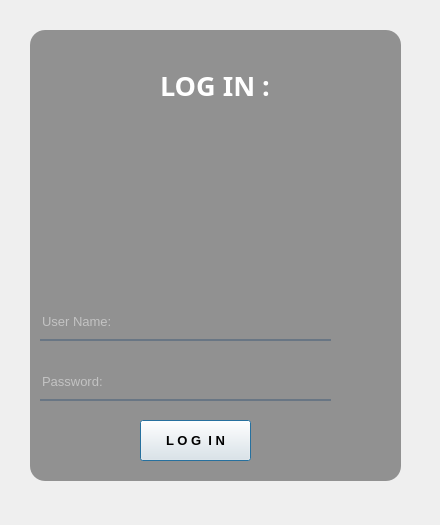
<?xml version="1.0" encoding="UTF-8"?>
<ui version="4.0">
 <class>Dialog</class>
 <widget class="QDialog" name="Dialog">
  <property name="geometry">
   <rect>
    <x>0</x>
    <y>0</y>
    <width>440</width>
    <height>525</height>
   </rect>
  </property>
  <property name="windowTitle">
   <string>Dialog</string>
  </property>
  <property name="styleSheet">
   <string notr="true"/>
  </property>
  <widget class="QWidget" name="widget" native="true">
   <property name="geometry">
    <rect>
     <x>10</x>
     <y>10</y>
     <width>421</width>
     <height>501</height>
    </rect>
   </property>
   <widget class="QLabel" name="label">
    <property name="geometry">
     <rect>
      <x>10</x>
      <y>10</y>
      <width>391</width>
      <height>471</height>
     </rect>
    </property>
    <property name="styleSheet">
     <string notr="true">border-image: url(:/imagenes/Diseno-sin-titulo-9-1024x1024.jpg);
border-radius:20px;</string>
    </property>
    <property name="text">
     <string/>
    </property>
   </widget>
   <widget class="QLabel" name="label_2">
    <property name="geometry">
     <rect>
      <x>20</x>
      <y>20</y>
      <width>371</width>
      <height>451</height>
     </rect>
    </property>
    <property name="styleSheet">
     <string notr="true">background-color: rgb(0,0,0,100);
border-radius:15px;
</string>
    </property>
    <property name="text">
     <string/>
    </property>
   </widget>
   <widget class="QLabel" name="label_3">
    <property name="geometry">
     <rect>
      <x>150</x>
      <y>40</y>
      <width>161</width>
      <height>71</height>
     </rect>
    </property>
    <property name="font">
     <font>
      <family>Mongolian Baiti</family>
      <pointsize>20</pointsize>
      <weight>75</weight>
      <bold>true</bold>
     </font>
    </property>
    <property name="styleSheet">
     <string notr="true">color: rgb(255, 255, 255);</string>
    </property>
    <property name="text">
     <string>LOG IN :</string>
    </property>
   </widget>
   <widget class="QLineEdit" name="lineEdit">
    <property name="geometry">
     <rect>
      <x>30</x>
      <y>300</y>
      <width>291</width>
      <height>31</height>
     </rect>
    </property>
    <property name="font">
     <font>
      <pointsize>10</pointsize>
     </font>
    </property>
    <property name="styleSheet">
     <string notr="true">background-color: rgb(0,0,0,0);
border:none;
border-bottom:2px solid rgb(105,118,132,255);
color:rgb(255,255,255,230);
padding-bottom:7px;
</string>
    </property>
    <property name="text">
     <string/>
    </property>
    <property name="placeholderText">
     <string>User Name: </string>
    </property>
   </widget>
   <widget class="QLineEdit" name="lineEdit_2">
    <property name="geometry">
     <rect>
      <x>30</x>
      <y>360</y>
      <width>291</width>
      <height>31</height>
     </rect>
    </property>
    <property name="font">
     <font>
      <pointsize>10</pointsize>
     </font>
    </property>
    <property name="styleSheet">
     <string notr="true">background-color: rgb(0,0,0,0);
border:none;
border-bottom:2px solid rgb(105,118,132,255);
color:rgb(255,255,255,230);
padding-bottom:7px;
</string>
    </property>
    <property name="text">
     <string/>
    </property>
    <property name="echoMode">
     <enum>QLineEdit::Password</enum>
    </property>
    <property name="placeholderText">
     <string>Password: </string>
    </property>
   </widget>
   <widget class="QPushButton" name="pushButton">
    <property name="geometry">
     <rect>
      <x>130</x>
      <y>410</y>
      <width>111</width>
      <height>41</height>
     </rect>
    </property>
    <property name="font">
     <font>
      <pointsize>10</pointsize>
      <weight>75</weight>
      <bold>true</bold>
     </font>
    </property>
    <property name="styleSheet">
     <string notr="true">QPushBottom#pushBottom{
	background-color: qradialgradient(spread:pad, cx:0.5, cy:0.5, radius:0.5, fx:0.5, fy:0.5, stop:0 rgba(20, 47, 78, 219), stop:0.35 rgba(255, 188, 188, 80), stop:0.4 rgba(255, 162, 162, 80), stop:0.425 rgba(255, 132, 132, 156), stop:0.44 rgba(252, 128, 128, 80), stop:1 rgba(255, 255, 255, 0));
	color:rgb(255,255,255,210);
	border-radius:5px;
}
QPushBottom#pushBottom:hover{
	background-color: qradialgradient(spread:pad, cx:0.5, cy:0.5, radius:0.5, fx:0.5, fy:0.5, stop:0 rgba(255, 235, 235, 206), stop:0.35 rgba(255, 188, 188, 80), stop:0.4 rgba(255, 162, 162, 80), stop:0.425 rgba(255, 132, 132, 156), stop:0.44 rgba(252, 128, 128, 80), stop:1 rgba(255, 255, 255, 0));
}

QPushBottom#pushBottom:pressed{
	padding-left:5px;
	padding-top:5px;
	background-color:(105,118,132,200);
}

</string>
    </property>
    <property name="text">
     <string>L O G  I N</string>
    </property>
   </widget>
  </widget>
 </widget>
 <resources>
  <include location="../../Documents/universidad/informatica II/unidad 4/res.qrc"/>
 </resources>
 <connections/>
</ui>
